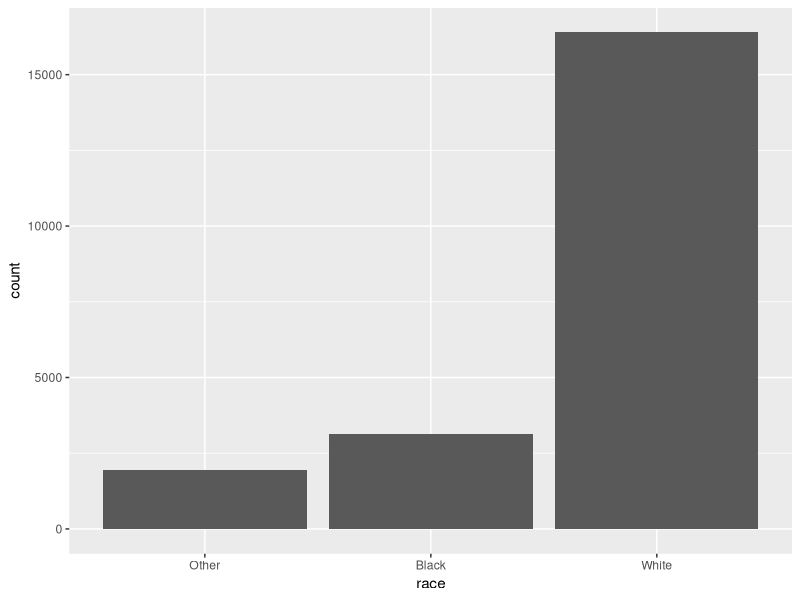
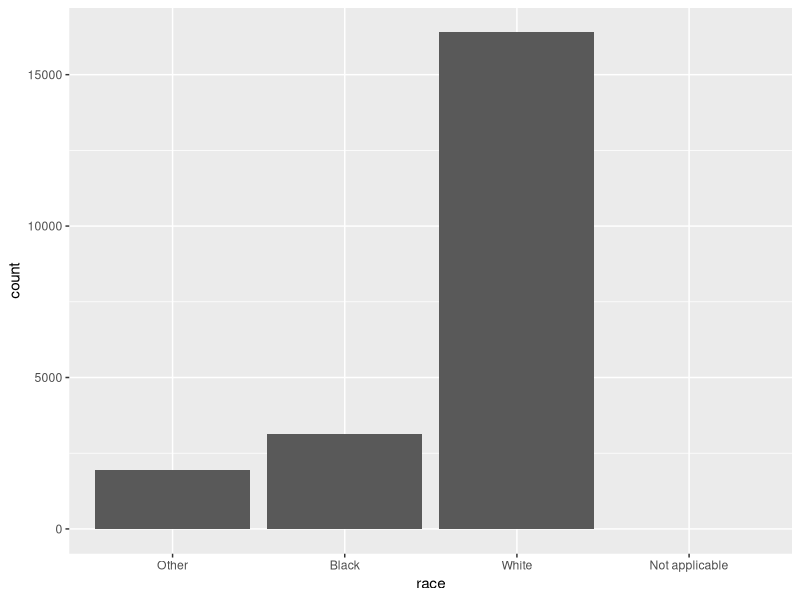
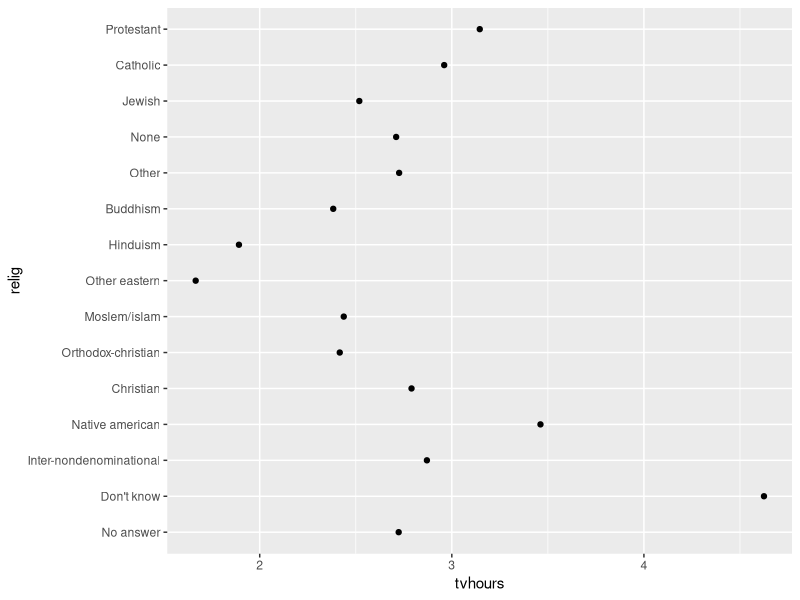
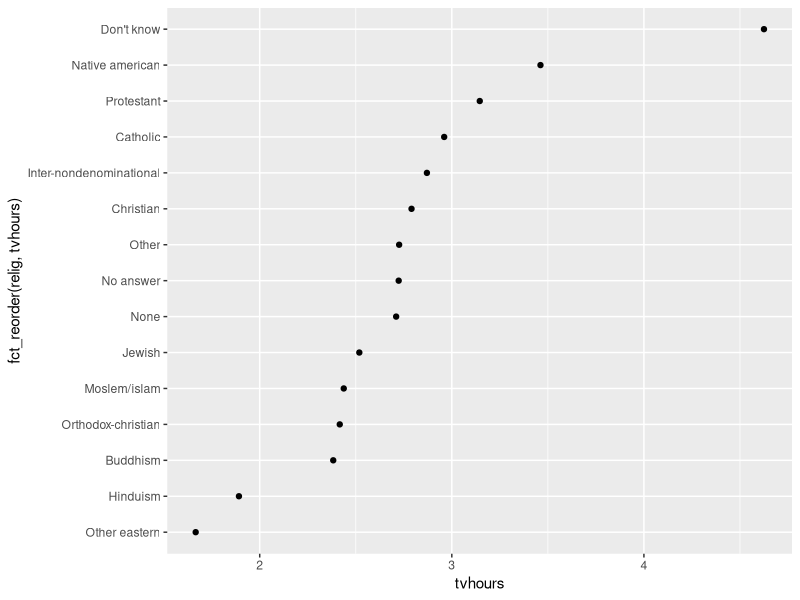
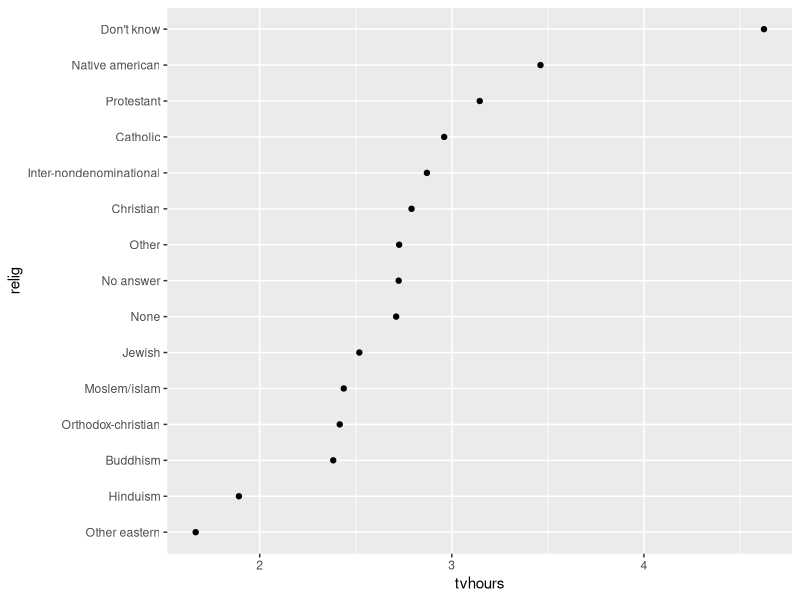
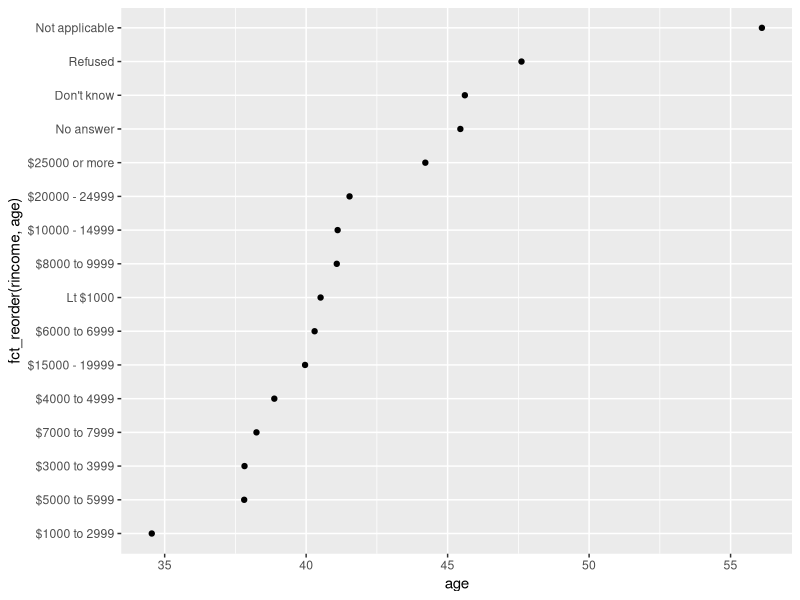
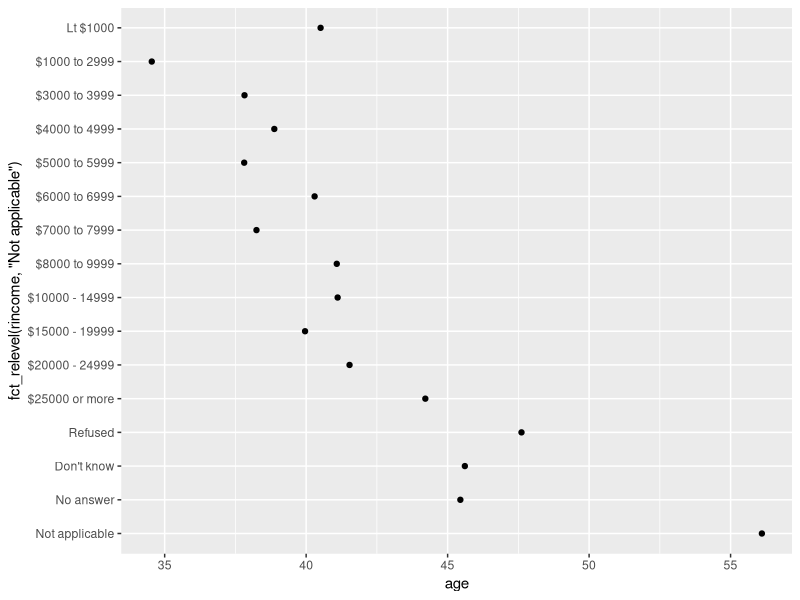
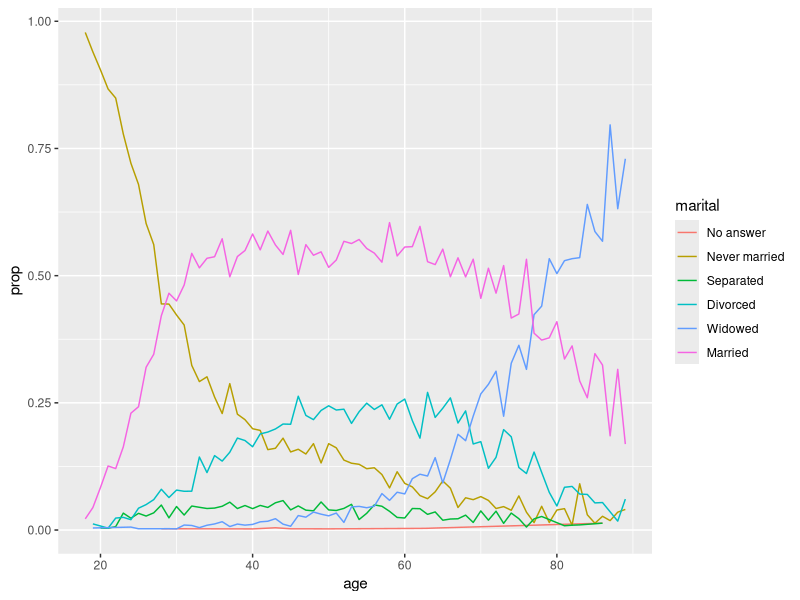

These charts were generated, in order, by the following R code:
## ---- chunk 1
knitr::opts_chunk$set(echo = TRUE)
library(tidyverse)
library(forcats)
## ---- chunk 2
x1 <- c("Dec", "Apr", "Jan", "Mar")
x2 <- c("Dec", "Apr", "Jam", "Mar")
## ---- chunk 3
sort(x1)
## ---- chunk 4
month_levels <- c(
  "Jan", "Feb", "Mar", "Apr", "May", "Jun",
  "Jul", "Aug", "Sep", "Oct", "Nov", "Dec"
)
y1 <- factor(x1, levels = month_levels)
y1
sort(y1)
## ---- chunk 5
y2 <- factor(x2, levels = month_levels)
y2

y2 <- parse_factor(x2, levels = month_levels)
## ---- chunk 6
# alphabetical
factor(x1)
## ---- chunk 7
# order of appearance
f1 <- factor(x1, unique(x1))
f1

# order of appearance (after the fact)
f2 <- x1 %>% factor %>% fct_inorder()
f2
## ---- chunk 8
gss_cat
## ---- chunk 9
gss_cat %>%
  count(race)

ggplot(gss_cat, aes(race))+
  geom_bar()
## ---- chunk 10
# ggplot drops levels w/o values but we can force them to display

ggplot(gss_cat, aes(race))+
  geom_bar()+
  scale_x_discrete(drop = FALSE)
## ---- chunk 11
relig <- gss_cat %>%
  group_by(relig) %>%
  summarize(
    age = mean(age, na.rm = TRUE),
    tvhours = mean(tvhours, na.rm = TRUE),
    n = n()
  )

ggplot(relig, aes(tvhours, relig)) + geom_point()
## ---- chunk 12
ggplot(relig, aes(tvhours, fct_reorder(relig, tvhours))) + geom_point()
## ---- chunk 13
relig %>%
  mutate(relig = fct_reorder(relig, tvhours)) %>%
  ggplot(aes(tvhours, relig))+
  geom_point()
## ---- chunk 14
rincome <- gss_cat %>%
  group_by(rincome) %>%
  summarize(
    age = mean(age, na.rm = TRUE),
    tvhours = mean(tvhours, na.rm = TRUE),
    n = n()
  )

ggplot(rincome, aes(age, fct_reorder(rincome, age)))+
  geom_point()
## ---- chunk 15
ggplot(rincome, aes(age, fct_relevel(rincome, "Not applicable")))+
  geom_point()
## ---- chunk 16
by_age <- gss_cat %>%
  filter(!is.na(age)) %>%
  count(age, marital) %>%
  group_by(age) %>%
  mutate(prop = n / sum(n))

ggplot(by_age, aes(age, prop, colour = marital)) +
  geom_line(na.rm = TRUE)

ggplot(by_age, aes(age, prop, colour = fct_reorder2(marital, age, prop))) +
  geom_line() +
  labs(colour = "marital")
## ---- chunk 17
gss_cat %>%
  mutate(marital = marital %>% fct_infreq() %>% fct_rev()) %>%
  ggplot(aes(marital))+
  geom_bar()
## ---- chunk 18
gss_cat %>%
  count(partyid)
## ---- chunk 19
gss_cat %>%
  mutate(partyid = fct_recode(partyid,
    "Republican, strong"    = "Strong republican",
    "Republican, weak"      = "Not str republican",
    "Independent, near rep" = "Ind,near rep",
    "Independent, near dem" = "Ind,near dem",
    "Democrat, weak"        = "Not str democrat",
    "Democrat, strong"      = "Strong democrat"
  )) %>%
  count(partyid)
## ---- chunk 20
gss_cat %>%
  mutate(partyid = fct_recode(partyid,
    "Republican, strong"    = "Strong republican",
    "Republican, weak"      = "Not str republican",
    "Independent, near rep" = "Ind,near rep",
    "Independent, near dem" = "Ind,near dem",
    "Democrat, weak"        = "Not str democrat",
    "Democrat, strong"      = "Strong democrat",
    "Other"                 = "No answer",
    "Other"                 = "Don't know",
    "Other"                 = "Other party"
  )) %>%
  count(partyid)
## ---- chunk 21
gss_cat %>%
  mutate(partyid = fct_collapse(partyid,
    other = c("No answer", "Don't know", "Other party"),
    rep = c("Strong republican", "Not str republican"),
    ind = c("Ind,near rep", "Independent", "Ind,near dem"),
    dem = c("Not str democrat", "Strong democrat")
  )) %>%
  count(partyid)
## ---- chunk 22
gss_cat %>%
  mutate(relig = fct_lump(relig)) %>%
  count(relig)
## ---- chunk 23
gss_cat %>%
  mutate(relig = fct_lump(relig, n = 10)) %>%
  count(relig, sort = TRUE) %>%
  print(n = Inf)
